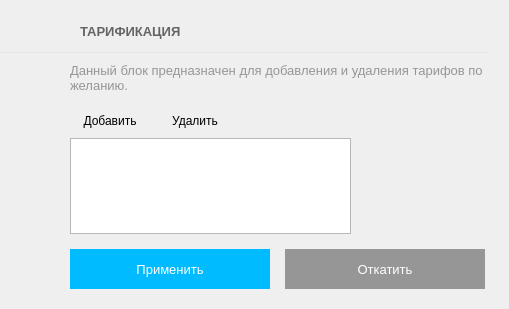
<?xml version="1.0" encoding="UTF-8"?>
<ui version="4.0">
 <class>AdditionalSettingsForm</class>
 <widget class="QWidget" name="AdditionalSettingsForm">
  <property name="geometry">
   <rect>
    <x>0</x>
    <y>0</y>
    <width>509</width>
    <height>309</height>
   </rect>
  </property>
  <property name="windowTitle">
   <string>Form</string>
  </property>
  <layout class="QVBoxLayout" name="verticalLayout" stretch="0,0,1">
   <property name="spacing">
    <number>10</number>
   </property>
   <property name="leftMargin">
    <number>0</number>
   </property>
   <property name="topMargin">
    <number>20</number>
   </property>
   <property name="rightMargin">
    <number>20</number>
   </property>
   <property name="bottomMargin">
    <number>20</number>
   </property>
   <item>
    <layout class="QHBoxLayout" name="horizontalLayout">
     <property name="leftMargin">
      <number>30</number>
     </property>
     <item>
      <widget class="QPushButton" name="back_but">
       <property name="cursor">
        <cursorShape>PointingHandCursor</cursorShape>
       </property>
       <property name="text">
        <string/>
       </property>
       <property name="icon">
        <iconset resource="../clientresources.qrc">
         <normaloff>:/resources/glyphs/15.png</normaloff>:/resources/glyphs/15.png</iconset>
       </property>
       <property name="flat">
        <bool>true</bool>
       </property>
      </widget>
     </item>
     <item>
      <widget class="QLabel" name="label_4">
       <property name="font">
        <font>
         <pointsize>10</pointsize>
         <weight>75</weight>
         <bold>true</bold>
        </font>
       </property>
       <property name="styleSheet">
        <string notr="true">color: rgb(100, 100, 100);</string>
       </property>
       <property name="text">
        <string>ТАРИФИКАЦИЯ</string>
       </property>
      </widget>
     </item>
     <item>
      <spacer name="horizontalSpacer_2">
       <property name="orientation">
        <enum>Qt::Horizontal</enum>
       </property>
       <property name="sizeHint" stdset="0">
        <size>
         <width>40</width>
         <height>20</height>
        </size>
       </property>
      </spacer>
     </item>
    </layout>
   </item>
   <item>
    <widget class="Line" name="line">
     <property name="minimumSize">
      <size>
       <width>0</width>
       <height>1</height>
      </size>
     </property>
     <property name="maximumSize">
      <size>
       <width>16777215</width>
       <height>1</height>
      </size>
     </property>
     <property name="styleSheet">
      <string notr="true">background-color:rgba(230, 230, 230, 255);
</string>
     </property>
     <property name="lineWidth">
      <number>0</number>
     </property>
     <property name="orientation">
      <enum>Qt::Horizontal</enum>
     </property>
    </widget>
   </item>
   <item>
    <layout class="QHBoxLayout" name="horizontalLayout_6">
     <property name="spacing">
      <number>20</number>
     </property>
     <property name="leftMargin">
      <number>30</number>
     </property>
     <property name="topMargin">
      <number>0</number>
     </property>
     <item>
      <layout class="QVBoxLayout" name="verticalLayout_4">
       <property name="spacing">
        <number>5</number>
       </property>
       <property name="topMargin">
        <number>0</number>
       </property>
       <property name="rightMargin">
        <number>0</number>
       </property>
       <item>
        <widget class="QLabel" name="label_6">
         <property name="pixmap">
          <pixmap resource="../clientresources.qrc">:/resources/glyphs/69.png</pixmap>
         </property>
         <property name="alignment">
          <set>Qt::AlignLeading|Qt::AlignLeft|Qt::AlignTop</set>
         </property>
        </widget>
       </item>
       <item>
        <spacer name="verticalSpacer_2">
         <property name="orientation">
          <enum>Qt::Vertical</enum>
         </property>
         <property name="sizeHint" stdset="0">
          <size>
           <width>20</width>
           <height>40</height>
          </size>
         </property>
        </spacer>
       </item>
      </layout>
     </item>
     <item>
      <layout class="QVBoxLayout" name="verticalLayout_5" stretch="0,0,0">
       <property name="spacing">
        <number>15</number>
       </property>
       <property name="sizeConstraint">
        <enum>QLayout::SetDefaultConstraint</enum>
       </property>
       <item>
        <widget class="QLabel" name="label_7">
         <property name="font">
          <font>
           <pointsize>10</pointsize>
          </font>
         </property>
         <property name="text">
          <string>&lt;html&gt;&lt;head/&gt;&lt;body&gt;&lt;p&gt;&lt;span style=&quot; color:#969696;&quot;&gt;Данный блок предназначен для добавления и удаления тарифов по желанию.&lt;/span&gt;&lt;/p&gt;&lt;/body&gt;&lt;/html&gt;</string>
         </property>
         <property name="wordWrap">
          <bool>true</bool>
         </property>
        </widget>
       </item>
       <item>
        <layout class="QHBoxLayout" name="horizontalLayout_7">
         <property name="spacing">
          <number>10</number>
         </property>
         <property name="rightMargin">
          <number>0</number>
         </property>
         <property name="bottomMargin">
          <number>0</number>
         </property>
         <item>
          <layout class="QVBoxLayout" name="verticalLayout_6">
           <property name="spacing">
            <number>5</number>
           </property>
           <property name="rightMargin">
            <number>0</number>
           </property>
           <property name="bottomMargin">
            <number>0</number>
           </property>
           <item>
            <layout class="QHBoxLayout" name="horizontalLayout_8">
             <property name="spacing">
              <number>5</number>
             </property>
             <property name="bottomMargin">
              <number>0</number>
             </property>
             <item>
              <widget class="QPushButton" name="add_tariff">
               <property name="minimumSize">
                <size>
                 <width>0</width>
                 <height>25</height>
                </size>
               </property>
               <property name="cursor">
                <cursorShape>PointingHandCursor</cursorShape>
               </property>
               <property name="text">
                <string>Добавить</string>
               </property>
               <property name="icon">
                <iconset resource="../clientresources.qrc">
                 <normaloff>:/resources/glyphs/36.png</normaloff>:/resources/glyphs/36.png</iconset>
               </property>
               <property name="flat">
                <bool>true</bool>
               </property>
              </widget>
             </item>
             <item>
              <widget class="QPushButton" name="delete_tariff">
               <property name="minimumSize">
                <size>
                 <width>0</width>
                 <height>25</height>
                </size>
               </property>
               <property name="cursor">
                <cursorShape>PointingHandCursor</cursorShape>
               </property>
               <property name="text">
                <string>Удалить</string>
               </property>
               <property name="icon">
                <iconset resource="../clientresources.qrc">
                 <normaloff>:/resources/glyphs/37.png</normaloff>:/resources/glyphs/37.png</iconset>
               </property>
               <property name="flat">
                <bool>true</bool>
               </property>
              </widget>
             </item>
             <item>
              <spacer name="horizontalSpacer_4">
               <property name="orientation">
                <enum>Qt::Horizontal</enum>
               </property>
               <property name="sizeHint" stdset="0">
                <size>
                 <width>40</width>
                 <height>20</height>
                </size>
               </property>
              </spacer>
             </item>
            </layout>
           </item>
           <item>
            <widget class="QTableView" name="tariffs_table">
             <property name="selectionMode">
              <enum>QAbstractItemView::ContiguousSelection</enum>
             </property>
             <property name="selectionBehavior">
              <enum>QAbstractItemView::SelectRows</enum>
             </property>
             <property name="sortingEnabled">
              <bool>true</bool>
             </property>
             <attribute name="horizontalHeaderStretchLastSection">
              <bool>true</bool>
             </attribute>
             <attribute name="verticalHeaderVisible">
              <bool>false</bool>
             </attribute>
             <attribute name="verticalHeaderHighlightSections">
              <bool>false</bool>
             </attribute>
            </widget>
           </item>
          </layout>
         </item>
         <item>
          <widget class="QLabel" name="product_type_icon">
           <property name="minimumSize">
            <size>
             <width>128</width>
             <height>128</height>
            </size>
           </property>
           <property name="maximumSize">
            <size>
             <width>128</width>
             <height>128</height>
            </size>
           </property>
           <property name="text">
            <string/>
           </property>
           <property name="scaledContents">
            <bool>true</bool>
           </property>
          </widget>
         </item>
        </layout>
       </item>
       <item>
        <layout class="QHBoxLayout" name="horizontalLayout_9">
         <item>
          <widget class="QPushButton" name="tariffs_submit">
           <property name="minimumSize">
            <size>
             <width>200</width>
             <height>40</height>
            </size>
           </property>
           <property name="font">
            <font>
             <pointsize>10</pointsize>
            </font>
           </property>
           <property name="styleSheet">
            <string notr="true">QAbstractButton{
color: rgb(255, 255, 255);
border:none;
	background-color: rgb(0, 187, 255);
}
QAbstractButton:hover{
/*background-color: rgb(255, 170, 0);*/
	background-color: rgb(0, 187, 255, 50%);

}</string>
           </property>
           <property name="text">
            <string>Применить</string>
           </property>
          </widget>
         </item>
         <item>
          <widget class="QPushButton" name="tariffs_revert">
           <property name="minimumSize">
            <size>
             <width>200</width>
             <height>40</height>
            </size>
           </property>
           <property name="font">
            <font>
             <pointsize>10</pointsize>
            </font>
           </property>
           <property name="styleSheet">
            <string notr="true">QAbstractButton{
color: rgb(255, 255, 255);
border:none;
background-color: rgb(150, 150, 150);

}
QAbstractButton:hover{
/*background-color: rgb(255, 170, 0);*/
background-color: rgb(150, 150, 150, 50%);

}</string>
           </property>
           <property name="text">
            <string>Откатить</string>
           </property>
          </widget>
         </item>
         <item>
          <spacer name="horizontalSpacer_5">
           <property name="orientation">
            <enum>Qt::Horizontal</enum>
           </property>
           <property name="sizeHint" stdset="0">
            <size>
             <width>40</width>
             <height>20</height>
            </size>
           </property>
          </spacer>
         </item>
        </layout>
       </item>
      </layout>
     </item>
    </layout>
   </item>
  </layout>
 </widget>
 <resources>
  <include location="../clientresources.qrc"/>
 </resources>
 <connections/>
</ui>
